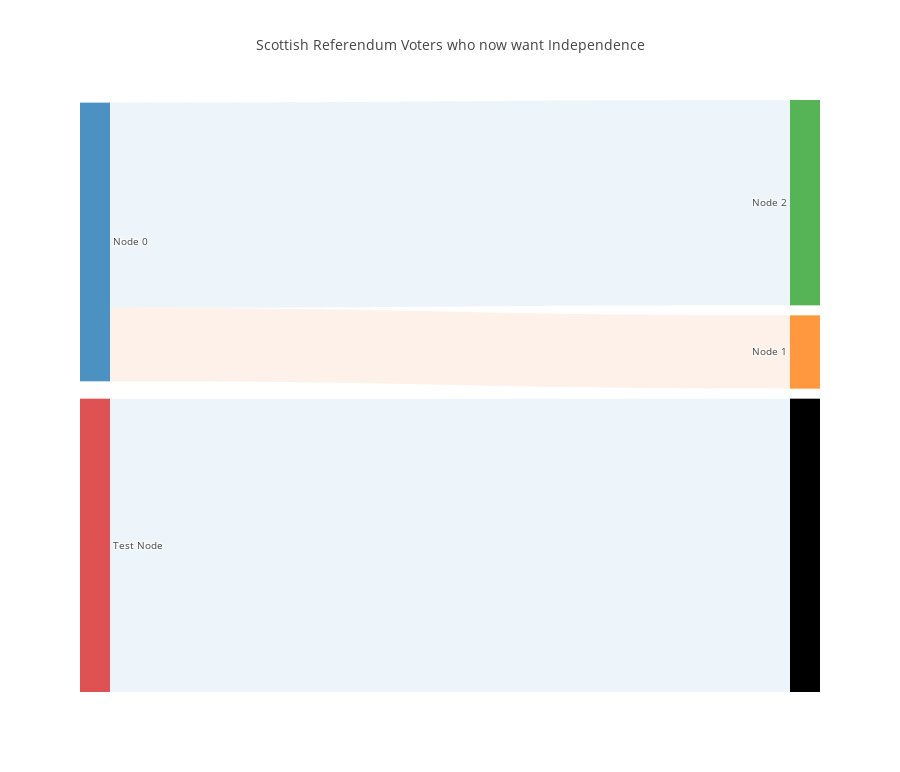

Write notebook code for a chart like this one.
### Code cell
import pandas as pd
import numpy as np
import plotly.graph_objs as go
from plotly.offline import download_plotlyjs, init_notebook_mode, plot, iplot
init_notebook_mode(connected=True)

nodes = [
    ['ID', 'Label'],
    [0,'Node 0'],
    [1,'Node 1'],
    [2,'Node 2'],
    [4, 'Test Node']
]
links = [
    ['Source','Target','Value','Link Color'],
    [0,1,5,'rgba(253, 227, 212, 0.5)'],
    [0,2,14,'rgba(219, 233, 246, 0.5)'],
    [3,4,20,'rgba(219, 233, 246, 0.5)']
    
]

nodes_headers = nodes.pop(0)
nodes_df = pd.DataFrame(nodes, columns = nodes_headers)
links_headers = links.pop(0)
links_df = pd.DataFrame(links, columns = links_headers)

data_trace = dict(
    type='sankey',
    domain = dict(
      x =  [0,1],
      y =  [0,1]
    ),
    orientation = "h",
    valueformat = ".0f",
    node = dict(
      pad = 10,
      thickness = 30,
      line = dict(
        color = "black",
        width = 0
      ),
      label =  nodes_df['Label'].dropna(axis=0, how='any'),

    ),
    link = dict(
      source = links_df['Source'].dropna(axis=0, how='any'),
      target = links_df['Target'].dropna(axis=0, how='any'),
      value = links_df['Value'].dropna(axis=0, how='any'),
      color = links_df['Link Color'].dropna(axis=0, how='any'),
  )
)

layout =  dict(
    title = "Scottish Referendum Voters who now want Independence",
    height = 772,
    font = dict(
      size = 10
    ),    
)

fig = dict(data=[data_trace], layout=layout)
iplot(fig, validate=False)

### Figure 1 — Plotly figure (JSON) as saved in the notebook; plotly's stock layout.template omitted (floating-point values rounded to 4 significant figures)
{"data": [{"domain": {"x": [0, 1], "y": [0, 1]}, "link": {"color": ["rgba(253, 227, 212, 0.5)", "rgba(219, 233, 246, 0.5)", "rgba(219, 233, 246, 0.5)"], "source": [0, 0, 3], "target": [1, 2, 4], "value": [5, 14, 20]}, "node": {"label": ["Node 0", "Node 1", "Node 2", "Test Node"], "line": {"color": "black", "width": 0}, "pad": 10, "thickness": 30}, "orientation": "h", "type": "sankey", "valueformat": ".0f"}], "layout": {"font": {"size": 10}, "height": 772, "title": "Scottish Referendum Voters who now want Independence"}}
